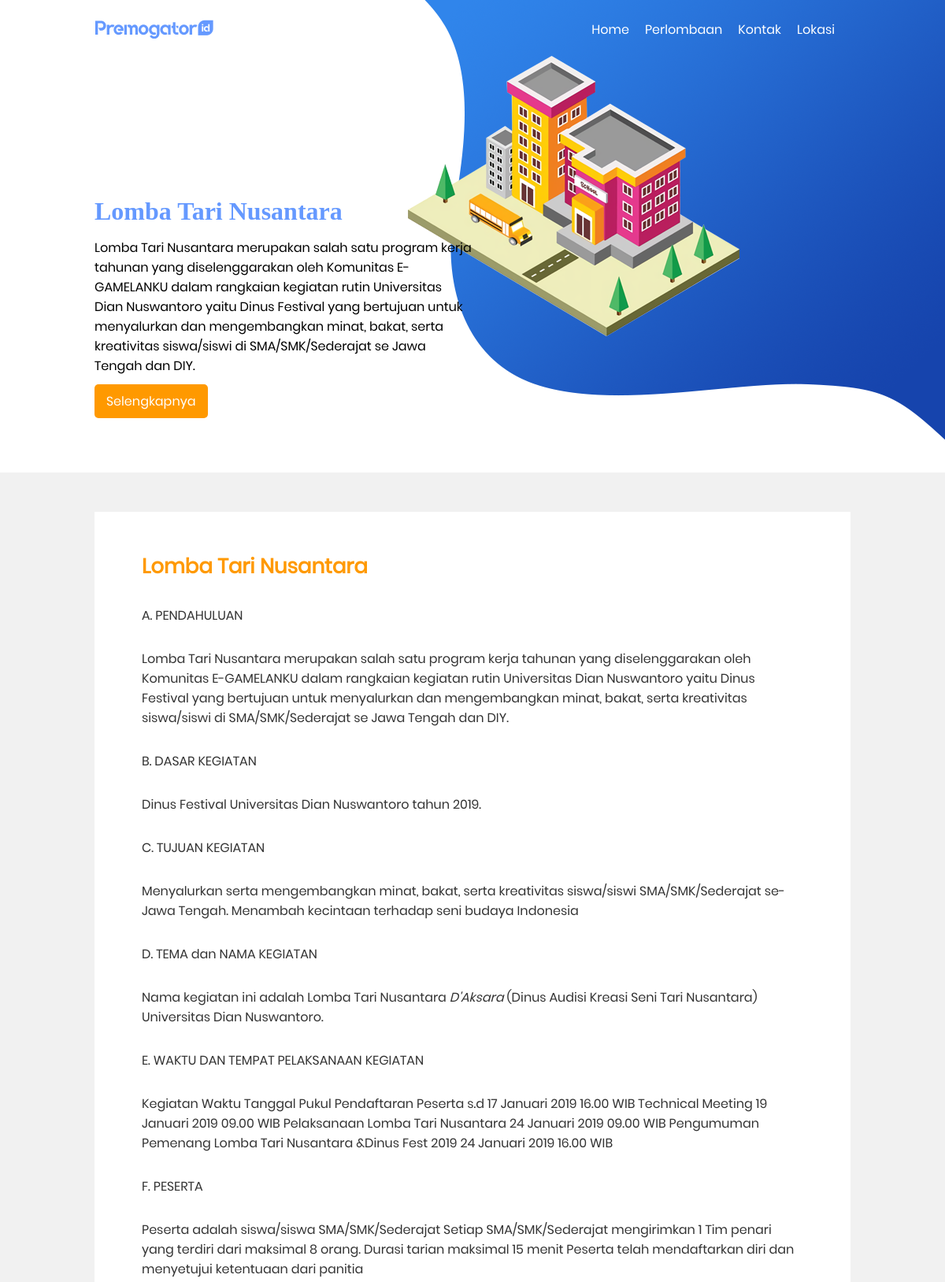
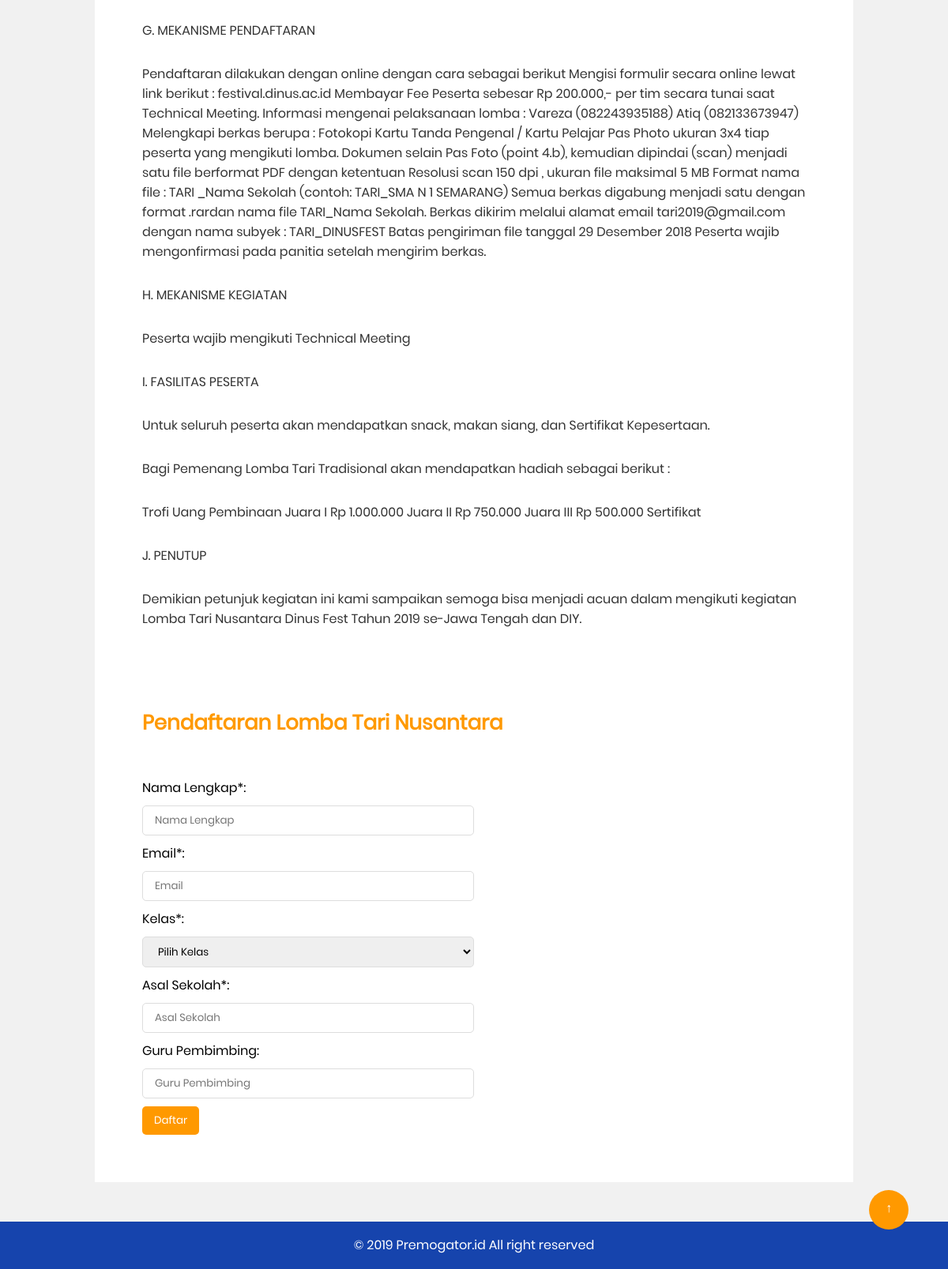
The app's page /lomba.php?id=4 with its own data (2 pictures, top to bottom).
### tables this page shows
CREATE TABLE `artikel` (
  `id` int(11) NOT NULL,
  `judul` varchar(255) NOT NULL,
  `thumbnail` text NOT NULL,
  `konten` text NOT NULL
);

### lomba.php (the view, shortened to what this page needs)
<?php
	include 'config.php';
	$id = @$_GET['id'] ? $_GET['id'] : '1';
	$artikel = $conn->query("SELECT * FROM artikel WHERE id = $id");
	$data = $artikel->fetch_assoc();
?>
<!DOCTYPE html>
<html>
	<head>
		<link rel="stylesheet" type="text/css" href="assets/css/home.css">
		<link rel="stylesheet" type="text/css" href="assets/css/mobile.css">
	</head>
	<body id="top">
		<header class="bg-full-blog ovelay">
			<nav class="navbar" id="navbar">
				<div class="container">
					<div class="grid-navbar">
						<a href="index.php#top" class="nav-logo" title="Premogator.id"><img src="assets/img/logo_small.png"></a>
						<ul class="navbar-nav">
							<li class="nav-item"><a href="index.php#maps" class="nav-link" id="nav1">Lokasi</a></li>
							<li class="nav-item"><a href="index.php#contact" class="nav-link" id="nav2">Kontak</a></li>
							<li class="nav-item"><a href="index.php#lomba" class="nav-link" id="nav3">Perlombaan</a></li>
							<li class="nav-item"><a href="index.php#top" class="nav-link" id="nav4">Home</a></li>
						</ul>
					</div>
				</div>
			</nav>
			<div class="container">
				<div class="grid-header">
					<div class="deskripsi-header">
						<div class="deskripsi-title">
							<h1><?php echo $data['judul']; ?></h1>
						</div>
						<div class="deskripsi-p">
							<p>	<?php echo $data['thumbnail']; ?>	</p>
						</div>
						<div class="deskripsi-btn">
							<a href="#content">Selengkapnya</a>
						</div>
					</div>
				</div>
			</div>
		</header>
		<div id="content" class="blog">
			<div class="container">
				<div class="blog-box">
					<div class="blog-title">
						<h3><?php echo $data['judul']; ?></h3>
					</div>
					<div class="blog-content">
						<?php echo $data['konten']; ?>
					</div>
				</div>
				<div class="blog-box">
					<div class="blog-title">
						<h3>Pendaftaran <?php echo $data['judul']; ?></h3>
					</div>
					<div class="blog-content">
						<div class="form">
							<form method="POST" action="">
								<div class="form-group">
									<label>Nama Lengkap*:</label>
									<input type="text" class="form-control" placeholder="Nama Lengkap" required></input>
								</div>
								<div class="form-group">
									<label>Email*:</label>
									<input type="email" class="form-control" placeholder="Email" required></input>
								</div>
								<div class="form-group">
									<label>Kelas*:</label>
									<select name="kelas" id="" class="form-control">
										<option selected disabled>Pilih Kelas</option>
									</select>
								</div>
								<div class="form-group">
									<label>Asal Sekolah*:</label>
									<input type="text" class="form-control" placeholder="Asal Sekolah" required></input>
								</div>
								<div class="form-group">
									<label>Guru Pembimbing:</label>
									<input type="text" class="form-control" placeholder="Guru Pembimbing"></input>
								</div>
								<div class="form-group">
									<button type="submit" class="btn btn-submit">Daftar</button>
								</div>
							</form>
						</div>
					</div>
				</div>
			</div>
		</div>
		<div class="footer-bottom" id="footer">
			<div class="container">
				<div class="grid-footer">
					<div class="footer-copyright">
						<p>&copy; 2019 <a href="javascript:void(0)" onclick="navbarWhite()">Premogator.id</a> All right reserved</p>
					</div>
				</div>
			</div>
		</div>
		<a href="#top" class="toTop">&uarr;</a>
	</body>
</html>

### assets/css/home.css (style rules this page uses)
*, *:after, *:before { margin:0; padding: 0; box-sizing: border-box; text-decoration: none; font-family: Poppins; }
html { scroll-behavior: smooth; -webkit-scroll-behavior: smooth; -moz-scroll-behavior: smooth; }
.container { width: 80%; margin: 0px auto; }
.bg-full-blog { min-height: 600px; background: url('../img/header.png') no-repeat right; }
.navbar { z-index: 1; background: transparent; width: 100%; position: fixed; padding: 5px 0px; }
.grid-navbar { display: grid; -webkit-display: grid; -moz-display: grid; grid-template-columns: 30% 70%; }
.nav-logo, .navbar-nav { margin-top: 20px; }
.nav-logo { line-height: 25px; display: block; }
.navbar-nav { list-style-type: none; }
.nav-item { float: right; }
.nav-link { color: #1644ad; margin-right: 20px; }
.deskripsi-header { position: relative; top: 250px; width: 50%; }
.deskripsi-title h1 { color: #6599ff; font-family: verdana; }
.deskripsi-p p { margin-top: 15px; }
.deskripsi-btn { margin-top: 20px; }
.deskripsi-btn a { background: #ff9900; padding: 10px 15px; color: #fff; border-radius: 5px; }
.footer-bottom { height: 60px; background: #1644ad; bottom: 0; }
.grid-footer { display: grid; grid-template-columns: 100%; }
.footer-copyright { text-align: center; line-height: 60px; color: #fff; }
.footer-copyright a { color: #fff; }
.blog { padding: 50px 0px; background: #f1f1f1; min-height: 600px; }
.blog-box { padding: 50px 60px; background: #fff; }
.blog-title h3 { color: #ff9900; font-size: 26px; }
.blog-content p { color: #333; margin-top: 30px; }
.form { margin-top: 50px; width: 50%; }
.form-group,.form-group label { margin-bottom: 10px; display: block; }
.form-control { width: 100%; padding: 8px 15px; border: 1px solid #ddd; border-radius: 5px; }
.btn { border-radius: 5px; padding: 8px 15px; border: none; }
.btn-submit { background: #ff9900; color: #fff; }
.toTop { width: 50px; height :50px; background: #ff9900; position: fixed; right: 50px; bottom: 50px; border-radius: 50px; margin: 0px auto; text-align: center; padding: 10px 0; }
.toTop { color: #fff; text-align: center; }
a { text-decoration: none; color: black; }

### records on screen
artikel: judul "Lomba Tari Nusantara", thumbnail "Lomba Tari Nusantara merupakan salah satu program kerja tahunan yang diselenggarakan oleh Komunitas E-GAMELANKU dalam rangkaian kegiatan rutin Universitas Dian Nuswantoro yaitu Dinus Festival yang bertujuan untuk menyalurkan dan mengembangkan minat, bakat, serta kreativitas siswa/siswi di SMA/SMK/Sederajat se Jawa Tengah dan DIY.", konten "A. PENDAHULUAN Lomba Tari Nusantara merupakan salah satu program kerja tahunan yang diselenggarakan oleh Komunitas E-GAMELANKU dalam rangkaian kegiatan rutin Universitas Dian Nuswantoro yaitu Dinus Festival yang bertujuan untuk menyalurkan dan mengembangkan minat, bakat, serta kreativitas siswa/siswi di SMA/SMK/Sederajat se Jawa Tengah dan DIY. B. DASAR KEGIATAN Dinus Festival Universitas Dian Nuswantoro tahun 2019. C. TUJUAN KEGIATAN Menyalurkan serta mengembangkan minat, bakat, serta kreativitas siswa/siswi SMA/SMK/Sederajat se-Jawa Tengah. Menambah kecintaan terhadap seni budaya Indonesia D. TEMA dan NAMA KEGIATAN Nama kegiatan ini adalah Lomba Tari Nusantara D'Aksara (Dinus Audisi…"
